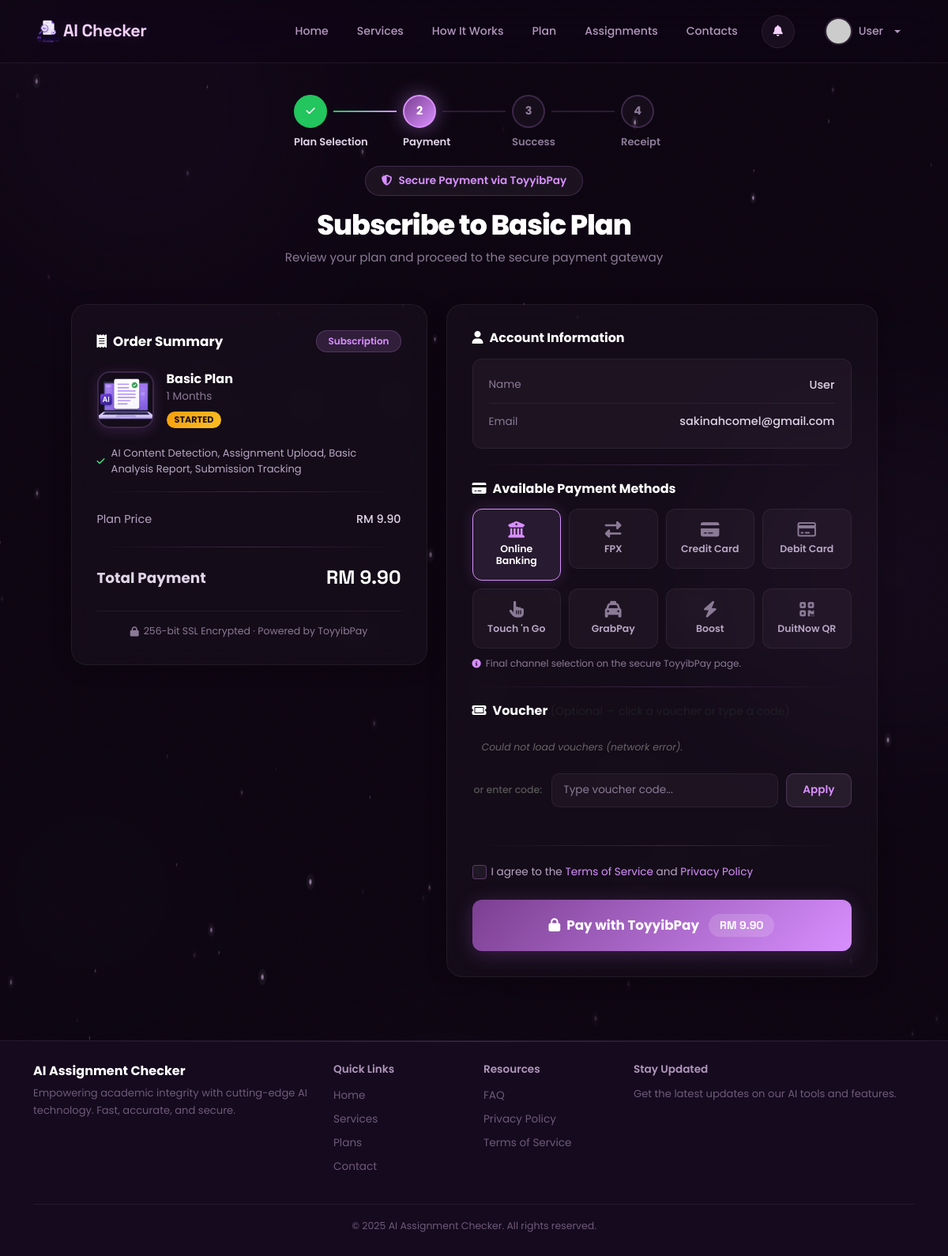
The app's page /payments_plan.php?plan_id=1 (signed in) with its own data.
### tables this page shows
CREATE TABLE `plans` (
  `plan_id` int(11) NOT NULL,
  `plan_name` varchar(100) NOT NULL,
  `description` text NOT NULL,
  `price` decimal(10,2) NOT NULL,
  `assignment_discount` decimal(5,2) DEFAULT 0.00,
  `duration` varchar(50) DEFAULT NULL,
  `features` text DEFAULT NULL,
  `status` enum('Active','Inactive') DEFAULT 'Active',
  `created_at` datetime DEFAULT current_timestamp(),
  `plan_image` varchar(255) DEFAULT NULL,
  `badge` varchar(50) DEFAULT NULL,
  `button_text` varchar(50) DEFAULT 'Subscribe'
);

CREATE TABLE `users` (
  `user_id` int(20) NOT NULL,
  `name` varchar(100) NOT NULL,
  `email` varchar(100) NOT NULL,
  `password` varchar(200) NOT NULL,
  `user_type` enum('user','admin') NOT NULL DEFAULT 'user',
  `avatar` varchar(255) DEFAULT 'default.png',
  `created_at` timestamp NOT NULL DEFAULT current_timestamp(),
  `plan_id` int(11) DEFAULT NULL
);

### payments_plan.php (the view, shortened to what this page needs)
<?php
require_once 'config.php';
 $user_id = $_SESSION['user_id'];
 $plan_id = intval($_GET['plan_id']);
 $stmt = $conn->prepare("SELECT * FROM plans WHERE plan_id = ? AND status = 'Active'");
 $stmt->bind_param("i", $plan_id);
 $stmt->execute();
 $plan = $stmt->get_result()->fetch_assoc();
 $itemName     = htmlspecialchars($plan['plan_name']);
 $itemDuration = htmlspecialchars($plan['duration']);
 $itemImage    = htmlspecialchars($plan['plan_image'] ?? '');
 $itemBadge    = htmlspecialchars($plan['badge'] ?? '');
 $originalAmount = floatval($plan['price']);
 $features     = !empty($plan['features']) ? json_decode($plan['features'], true) : [];
if (!is_array($features)) $features = explode("\n", $plan['features']);
 $userEmail = '';
 $uStmt = $conn->prepare("SELECT * FROM users WHERE user_id = ?");
 $uStmt->bind_param("i", $user_id);
 $uStmt->execute();
 $user = $uStmt->get_result()->fetch_assoc();
if ($user) {
    $userEmail = $user['email'] ?? '';
}
 $fmtPrice       = 'RM ' . number_format($originalAmount, 2);
require_once 'header.php';
?>
<section class="payment-section">
    <div class="container">
        <div class="progress-indicator" data-aos="fade-down">
            <div class="progress-step completed">
                <div class="step-circle"><i class="fa-solid fa-check" style="font-size:0.8rem"></i></div>
                <span class="step-label">Plan Selection</span>
            </div>
            <div class="progress-connector filled"></div>
            <div class="progress-step active">
                <div class="step-circle">2</div>
                <span class="step-label">Payment</span>
            </div>
            <div class="progress-connector"></div>
            <div class="progress-step">
                <div class="step-circle">3</div>
                <span class="step-label">Success</span>
            </div>
            <div class="progress-connector"></div>
            <div class="progress-step">
                <div class="step-circle">4</div>
                <span class="step-label">Receipt</span>
            </div>
        </div>
        <div class="text-center mb-5" data-aos="fade-up">
            <div class="secure-badge mb-3"><i class="fa-solid fa-shield-halved me-2"></i>Secure Payment via ToyyibPay</div>
            <h1 class="payment-title">Subscribe to <?php echo $itemName; ?></h1>
            <p class="payment-subtitle">Review your plan and proceed to the secure payment gateway</p>
        </div>
        <div class="row g-4 justify-content-center">
            <div class="col-lg-5" data-aos="fade-right" data-aos-delay="100">
                <div class="glass-card order-summary-card">
                    <div class="os-header">
                        <h5><i class="fa-solid fa-receipt me-2"></i>Order Summary</h5>
                        <span class="os-type-badge">Subscription</span>
                    </div>
                    <div class="os-item">
                        <div class="os-item-img">
                            <?php if (!empty($itemImage)): ?>
                                <img src="<?php echo $itemImage; ?>" alt="<?php echo $itemName; ?>"
                                     onerror="this.parentElement.innerHTML='<div class=\'os-item-img-placeholder\'><i class=\'fa-solid fa-crown\'></i></div>'">
                            <?php else: ?>
                                <div class="os-item-img-placeholder"><i class="fa-solid fa-crown"></i></div>
                            <?php endif; ?>
                        </div>
                        <div class="os-item-info">
                            <h6><?php echo $itemName; ?></h6>
                            <p><?php echo $itemDuration; ?></p>
                            <?php if (!empty($itemBadge)): ?>
                                <span class="badge-text"><?php echo $itemBadge; ?></span>
                            <?php endif; ?>
                        </div>
                    </div>
                    <?php if (!empty($features)): ?>
                        <ul class="os-features">
                            <?php foreach (array_slice($features, 0, 5) as $f): ?>
                                <?php if (trim($f) !== ''): ?>
                                    <li><i class="fa-solid fa-check"></i><span><?php echo htmlspecialchars(trim($f)); ?></span></li>
                                <?php endif; ?>
                            <?php endforeach; ?>
                        </ul>
                    <?php endif; ?>
                    <div class="os-divider"></div>
                    <div class="os-pricing">
                        <div class="os-price-row">
                            <span>Plan Price</span>
                            <span id="originalDisplay"><?php echo $fmtPrice; ?></span>
                        </div>
                    </div>
                    <div class="os-divider"></div>
                    <div class="os-total">
                        <span>Total Payment</span>
                        <span id="totalDisplay"><?php echo $fmtPrice; ?></span>
                    </div>
                    <div class="os-secure-note">
                        <i class="fa-solid fa-lock"></i>
                        <span>256-bit SSL Encrypted · Powered by ToyyibPay</span>
                    </div>
                </div>
            </div>
            <div class="col-lg-6" data-aos="fade-left" data-aos-delay="200">
                <div class="glass-card payment-form-card">
                    <div class="pf-section">
                        <h5><i class="fa-solid fa-user me-2"></i>Account Information</h5>
                        <div class="pf-user-info">
                            <div class="pf-user-row">
                                <span class="pf-label">Name</span>
                                <span class="pf-value"><?php echo htmlspecialchars($userName); ?></span>
                            </div>
                            <div class="pf-user-row">
                                <span class="pf-label">Email</span>
                                <span class="pf-value"><?php echo htmlspecialchars($userEmail); ?></span>
                            </div>
                        </div>
                    </div>
                    <div class="pf-divider"></div>
                    <div class="pf-section">
                        <h5><i class="fa-solid fa-credit-card me-2"></i>Available Payment Methods</h5>
                        <div class="pm-grid">
                            <label class="pm-card"><div class="pm-card-inner"><i class="fa-solid fa-building-columns"></i><span>Online Banking</span></div></label>
                            <label class="pm-card"><input type="radio" name="payment_method" value="FPX" class="pm-radio"><div class="pm-card-inner"><i class="fa-solid fa-right-left"></i><span>FPX</span></div></label>
                            <label class="pm-card"><input type="radio" name="payment_method" value="Credit Card" class="pm-radio"><div class="pm-card-inner"><i class="fa-solid fa-credit-card"></i><span>Credit Card</span></div></label>
                            <label class="pm-card"><input type="radio" name="payment_method" value="Debit Card" class="pm-radio"><div class="pm-card-inner"><i class="fa-regular fa-credit-card"></i><span>Debit Card</span></div></label>
                            <label class="pm-card"><input type="radio" name="payment_method" value="Touch 'n Go" class="pm-radio"><div class="pm-card-inner"><i class="fa-solid fa-hand-pointer"></i><span>Touch 'n Go</span></div></label>
                            <label class="pm-card"><input type="radio" name="payment_method" value="GrabPay" class="pm-radio"><div class="pm-card-inner"><i class="fa-solid fa-taxi"></i><span>GrabPay</span></div></label>
                            <label class="pm-card"><input type="radio" name="payment_method" value="Boost" class="pm-radio"><div class="pm-card-inner"><i class="fa-solid fa-bolt"></i><span>Boost</span></div></label>
                            <label class="pm-card"><input type="radio" name="payment_method" value="DuitNow QR" class="pm-radio"><div class="pm-card-inner"><i class="fa-solid fa-qrcode"></i><span>DuitNow QR</span></div></label>
                        </div>
                        <div class="channel-note"><i class="fa-solid fa-circle-info"></i><span>Final channel selection on the secure ToyyibPay page.</span></div>
                    </div>
                    <div class="pf-divider"></div>
                    <div class="pf-section">
                        <h5><i class="fa-solid fa-ticket me-2"></i>Voucher <small class="text-muted fw-normal">(Optional — click a voucher or type a code)</small></h5>
                        <div class="voucher-list" id="voucherList">
                        </div>
                        <div class="voucher-custom-row" id="voucherEntryRow">
                            <span class="voucher-or">or enter code:</span>
                            <input type="text" id="voucherCode" class="form-control voucher-input" placeholder="Type voucher code..." maxlength="50" autocomplete="off">
                            <button type="button" class="btn voucher-apply-btn" id="applyVoucherBtn">Apply</button>
                        </div>
                        <div id="voucherMessage" class="voucher-message" aria-live="polite"></div>
                    </div>
                    <div class="pf-divider"></div>
                    <div class="pf-section">
                        <div class="form-check">
                            <input class="form-check-input" type="checkbox" id="agreeTerms" required>
                            <label class="form-check-label" for="agreeTerms">
                                I agree to the <a href="#">Terms of Service</a> and <a href="#">Privacy Policy</a>
                            </label>
                        </div>
                    </div>
                    <button type="button" class="btn confirm-payment-btn" id="confirmBtn">
                        <span class="btn-text"><i class="fa-solid fa-lock me-2"></i>Pay with ToyyibPay</span>
                        <span class="btn-amount" id="btnAmount"><?php echo $fmtPrice; ?></span>
                    </button>
                </div>
            </div>
        </div>
    </div>
</section>
<?php require_once 'footer.php'; ?>

### header.php (style rules this page uses)
:root { --primary: #3B1347; --primary-rgb: 59, 19, 71; --primary-light: #F4D1FF; --primary-light-rgb: 244, 209, 255; --primary-mid: #7B3F91; --primary-soft: #5A1F6B; --accent: #D88FFF; --accent-rose: #FF8EC4; --accent-gold: #FFD6A5; --bg-deep: #0D0612; --bg-dark: #150A1E; --bg-card: rgba(59, 19, 71, 0.35); --bg-card-hover: rgba(59, 19, 71, 0.55); --bg-glass: rgba(244, 209, 255, 0.04); --bg-glass-strong: rgba(244, 209, 255, 0.08); --text-bright: #FFFFFF; --text-light: #F4D1FF; --text-body: rgba(244, 209, 255, 0.72); --text-muted: rgba(244, 209, 255, 0.4); --border-subtle: rgba(244, 209, 255, 0.08); --border-glow: rgba(244, 209, 255, 0.15); --border-active: rgba(216, 143, 255, 0.4); --shadow-sm: 0 2px 8px rgba(0, 0, 0, 0.3); --shadow-md: 0 8px 32px rgba(0, 0, 0, 0.4); --shadow-lg: 0 20px 60px rgba(0, 0, 0, 0.5); --radius-sm: 12px; --radius-md: 20px; --radius-lg: 28px; --radius-xl: 40px; }
* { margin: 0; padding: 0; box-sizing: border-box; }
body { font-family: 'Poppins', sans-serif; color: var(--text-body); overflow-x: hidden; background: var(--bg-deep); -webkit-font-smoothing: antialiased; }
section, footer, .cta-section { position: relative; z-index: 2; }
body::after { content: ''; position: fixed; inset: 0; z-index: 0; pointer-events: none; opacity: 0.015; background-repeat: repeat; background-size: 256px; }

### records on screen
plans: plan_name "Basic Plan", plan_image (picture), duration "1 Months", badge "STARTED", features "AI Content Detection, Assignment Upload, Basic Analysis Report, Submission Tracking", price "RM 9.90"
users: email "sakinahcomel@gmail.com"

### other values on screen
$userName "User"
